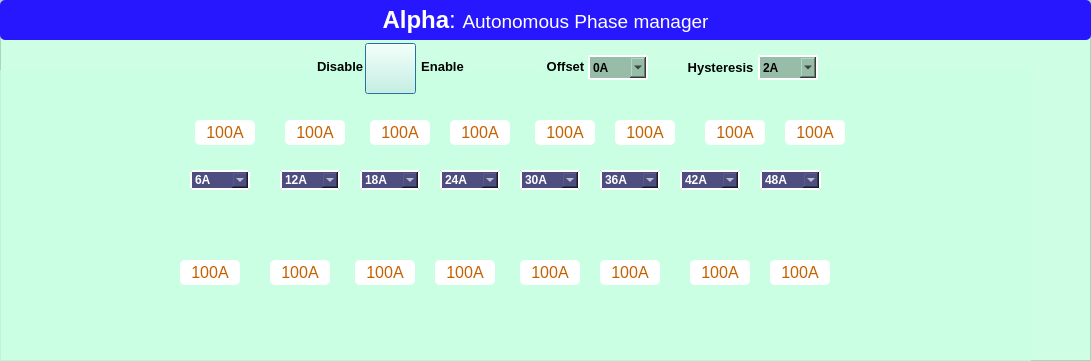
   <widget class="QFrame" name="frame_A">
    <property name="geometry">
     <rect>
      <x>0</x>
      <y>0</y>
      <width>1091</width>
      <height>361</height>
     </rect>
    </property>
    <property name="styleSheet">
     <string notr="true">background-color: rgba(201, 255, 226, 179);</string>
    </property>
    <property name="frameShape">
     <enum>QFrame::StyledPanel</enum>
    </property>
    <property name="frameShadow">
     <enum>QFrame::Raised</enum>
    </property>
    <widget class="QLabel" name="label_railA_main">
     <property name="geometry">
      <rect>
       <x>0</x>
       <y>0</y>
       <width>1091</width>
       <height>40</height>
      </rect>
     </property>
     <property name="font">
      <font>
       <family>Arial</family>
       <pointsize>18</pointsize>
      </font>
     </property>
     <property name="styleSheet">
      <string notr="true">background-color: rgb(38, 23, 255);
color: rgb(255, 255, 255);
border-radius:5px;</string>
     </property>
     <property name="text">
      <string>&lt;html&gt;&lt;head/&gt;&lt;body&gt;&lt;p&gt;&lt;span style=&quot; font-weight:600;&quot;&gt;Alpha&lt;/span&gt;: &lt;span style=&quot; font-size:14pt;&quot;&gt;Autonomous Phase manager&lt;/span&gt;&lt;/p&gt;&lt;/body&gt;&lt;/html&gt;</string>
     </property>
     <property name="alignment">
      <set>Qt::AlignCenter</set>
     </property>
    </widget>
    <widget class="QPushButton" name="pushButton_Enable_APD_railA">
     <property name="geometry">
      <rect>
       <x>365</x>
       <y>43</y>
       <width>51</width>
       <height>51</height>
      </rect>
     </property>
     <property name="mouseTracking">
      <bool>true</bool>
     </property>
     <property name="tabletTracking">
      <bool>true</bool>
     </property>
     <property name="styleSheet">
      <string notr="true">QPushButton{
border-image: url(:/C:/Users/MukeshChaudhary/PycharmProjects/pythonProject/GUI_IMAGE/but0.png);
}


QPushButton::hover {
border-image: url(:/C:/Users/MukeshChaudhary/PycharmProjects/pythonProject/GUI_IMAGE/but0_hover.png);
	}
</string>
     </property>
     <property name="text">
      <string/>
     </property>
     <property name="checkable">
      <bool>true</bool>
     </property>
     <property name="default">
      <bool>true</bool>
     </property>
    </widget>
    <widget class="QComboBox" name="comboBox_railA_coarse78">
     <property name="geometry">
      <rect>
       <x>680</x>
       <y>170</y>
       <width>60</width>
       <height>20</height>
      </rect>
     </property>
     <property name="styleSheet">
      <string notr="true">QComboBox{
font: 75 8pt &quot;MS Shell Dlg 2&quot;;
color: white;
background-color: rgb(77, 77, 127);
border-style:outset;
border-width:2px;
border-color:white;
font:bold;
border-radius:0px;
}

QListView {
background-color:lightgreen;
border-radius:0px;
}
</string>
     </property>
     <item>
      <property name="text">
       <string>42A</string>
      </property>
     </item>
     <item>
      <property name="text">
       <string>56A</string>
      </property>
     </item>
     <item>
      <property name="text">
       <string>70A</string>
      </property>
     </item>
     <item>
      <property name="text">
       <string>84A</string>
      </property>
     </item>
     <item>
      <property name="text">
       <string>98A</string>
      </property>
     </item>
     <item>
      <property name="text">
       <string>112A</string>
      </property>
     </item>
     <item>
      <property name="text">
       <string>140A</string>
      </property>
     </item>
     <item>
      <property name="text">
       <string>154A</string>
      </property>
     </item>
    </widget>
    <widget class="QComboBox" name="comboBox_railA_coarse67">
     <property name="geometry">
      <rect>
       <x>600</x>
       <y>170</y>
       <width>60</width>
       <height>20</height>
      </rect>
     </property>
     <property name="styleSheet">
      <string notr="true">QComboBox{
font: 75 8pt &quot;MS Shell Dlg 2&quot;;
color: white;
background-color: rgb(77, 77, 127);
border-style:outset;
border-width:2px;
border-color:white;
font:bold;
border-radius:0px;
}

QListView {
background-color:lightgreen;
border-radius:0px;
}
</string>
     </property>
     <item>
      <property name="text">
       <string>36A</string>
      </property>
     </item>
     <item>
      <property name="text">
       <string>48A</string>
      </property>
     </item>
     <item>
      <property name="text">
       <string>60A</string>
      </property>
     </item>
     <item>
      <property name="text">
       <string>72A</string>
      </property>
     </item>
     <item>
      <property name="text">
       <string>84A</string>
      </property>
     </item>
     <item>
      <property name="text">
       <string>96A</string>
      </property>
     </item>
     <item>
      <property name="text">
       <string>120A</string>
      </property>
     </item>
     <item>
      <property name="text">
       <string>132A</string>
      </property>
     </item>
    </widget>
    <widget class="QComboBox" name="comboBox_railA_coarse56">
     <property name="geometry">
      <rect>
       <x>520</x>
       <y>170</y>
       <width>60</width>
       <height>20</height>
      </rect>
     </property>
     <property name="styleSheet">
      <string notr="true">QComboBox{
font: 75 8pt &quot;MS Shell Dlg 2&quot;;
color: white;
background-color: rgb(77, 77, 127);
border-style:outset;
border-width:2px;
border-color:white;
font:bold;
border-radius:0px;
}

QListView {
background-color:lightgreen;
border-radius:0px;
}
</string>
     </property>
     <item>
      <property name="text">
       <string>30A</string>
      </property>
     </item>
     <item>
      <property name="text">
       <string>40A</string>
      </property>
     </item>
     <item>
      <property name="text">
       <string>50A</string>
      </property>
     </item>
     <item>
      <property name="text">
       <string>60A</string>
      </property>
     </item>
     <item>
      <property name="text">
       <string>70A</string>
      </property>
     </item>
     <item>
      <property name="text">
       <string>80A</string>
      </property>
     </item>
     <item>
      <property name="text">
       <string>100A</string>
      </property>
     </item>
     <item>
      <property name="text">
       <string>110A</string>
      </property>
     </item>
    </widget>
    <widget class="QComboBox" name="comboBox_railA_coarse34">
     <property name="geometry">
      <rect>
       <x>360</x>
       <y>170</y>
       <width>60</width>
       <height>20</height>
      </rect>
     </property>
     <property name="styleSheet">
      <string notr="true">QComboBox{
font: 75 8pt &quot;MS Shell Dlg 2&quot;;
color: white;
background-color: rgb(77, 77, 127);
border-style:outset;
border-width:2px;
border-color:white;
font:bold;
border-radius:0px;
}

QListView {
background-color:lightgreen;
border-radius:0px;
}
</string>
     </property>
     <item>
      <property name="text">
       <string>18A</string>
      </property>
     </item>
     <item>
      <property name="text">
       <string>24A</string>
      </property>
     </item>
     <item>
      <property name="text">
       <string>30A</string>
      </property>
     </item>
     <item>
      <property name="text">
       <string>36A</string>
      </property>
     </item>
     <item>
      <property name="text">
       <string>42A</string>
      </property>
     </item>
     <item>
      <property name="text">
       <string>48A</string>
      </property>
     </item>
     <item>
      <property name="text">
       <string>60A</string>
      </property>
     </item>
     <item>
      <property name="text">
       <string>66A</string>
      </property>
     </item>
    </widget>
    <widget class="QComboBox" name="comboBox_railA_coarse45">
     <property name="geometry">
      <rect>
       <x>440</x>
       <y>170</y>
       <width>60</width>
       <height>20</height>
      </rect>
     </property>
     <property name="styleSheet">
      <string notr="true">QComboBox{
font: 75 8pt &quot;MS Shell Dlg 2&quot;;
color: white;
background-color: rgb(77, 77, 127);
border-style:outset;
border-width:2px;
border-color:white;
font:bold;
border-radius:0px;
}

QListView {
background-color:lightgreen;
border-radius:0px;
}
</string>
     </property>
     <item>
      <property name="text">
       <string>24A</string>
      </property>
     </item>
     <item>
      <property name="text">
       <string>32A</string>
      </property>
     </item>
     <item>
      <property name="text">
       <string>40A</string>
      </property>
     </item>
     <item>
      <property name="text">
       <string>48A</string>
      </property>
     </item>
     <item>
      <property name="text">
       <string>56A</string>
      </property>
     </item>
     <item>
      <property name="text">
       <string>64A</string>
      </property>
     </item>
     <item>
      <property name="text">
       <string>80A</string>
      </property>
     </item>
     <item>
      <property name="text">
       <string>88A</string>
      </property>
     </item>
    </widget>
    <widget class="QComboBox" name="comboBox_railA_coarse89">
     <property name="geometry">
      <rect>
       <x>760</x>
       <y>170</y>
       <width>61</width>
       <height>20</height>
      </rect>
     </property>
     <property name="styleSheet">
      <string notr="true">QComboBox{
font: 75 8pt &quot;MS Shell Dlg 2&quot;;
color: white;
background-color: rgb(77, 77, 127);
border-style:outset;
border-width:2px;
border-color:white;
font:bold;
border-radius:0px;
}

QListView {
background-color:lightgreen;
border-radius:0px;
}
</string>
     </property>
     <item>
      <property name="text">
       <string>48A</string>
      </property>
     </item>
     <item>
      <property name="text">
       <string>64A</string>
      </property>
     </item>
     <item>
      <property name="text">
       <string>80A</string>
      </property>
     </item>
     <item>
      <property name="text">
       <string>96A</string>
      </property>
     </item>
     <item>
      <property name="text">
       <string>112A</string>
      </property>
     </item>
     <item>
      <property name="text">
       <string>128A</string>
      </property>
     </item>
     <item>
      <property name="text">
       <string>160A</string>
      </property>
     </item>
     <item>
      <property name="text">
       <string>176A</string>
      </property>
     </item>
    </widget>
    <widget class="QComboBox" name="comboBox_railA_coarse12">
     <property name="geometry">
      <rect>
       <x>190</x>
       <y>170</y>
       <width>60</width>
       <height>20</height>
      </rect>
     </property>
     <property name="styleSheet">
      <string notr="true">QComboBox{
font: 75 8pt &quot;MS Shell Dlg 2&quot;;
color: white;
background-color: rgb(77, 77, 127);
border-style:outset;
border-width:2px;
border-color:white;
font:bold;
border-radius:0px;
}

QListView {
background-color:lightgreen;
border-radius:0px;
}
</string>
     </property>
     <item>
      <property name="text">
       <string>6A</string>
      </property>
     </item>
     <item>
      <property name="text">
       <string>8A</string>
      </property>
     </item>
     <item>
      <property name="text">
       <string>10A</string>
      </property>
     </item>
     <item>
      <property name="text">
       <string>12A</string>
      </property>
     </item>
     <item>
      <property name="text">
       <string>14A</string>
      </property>
     </item>
     <item>
      <property name="text">
       <string>16A</string>
      </property>
     </item>
     <item>
      <property name="text">
       <string>20A</string>
      </property>
     </item>
     <item>
      <property name="text">
       <string>22A</string>
      </property>
     </item>
    </widget>
    <widget class="QComboBox" name="comboBox_railA_coarse23">
     <property name="geometry">
      <rect>
       <x>280</x>
       <y>170</y>
       <width>60</width>
       <height>20</height>
      </rect>
     </property>
     <property name="styleSheet">
      <string notr="true">QComboBox{
font: 75 8pt &quot;MS Shell Dlg 2&quot;;
color: white;
background-color: rgb(77, 77, 127);
border-style:outset;
border-width:2px;
border-color:white;
font:bold;
border-radius:0px;
}

QListView {
background-color:lightgreen;
border-radius:0px;
}
</string>
     </property>
     <item>
      <property name="text">
       <string>12A</string>
      </property>
     </item>
     <item>
      <property name="text">
       <string>16A</string>
      </property>
     </item>
     <item>
      <property name="text">
       <string>20A</string>
      </property>
     </item>
     <item>
      <property name="text">
       <string>24A</string>
      </property>
     </item>
     <item>
      <property name="text">
       <string>28A</string>
      </property>
     </item>
     <item>
      <property name="text">
       <string>32A</string>
      </property>
     </item>
     <item>
      <property name="text">
       <string>40A</string>
      </property>
     </item>
     <item>
      <property name="text">
       <string>44A</string>
      </property>
     </item>
    </widget>
    <widget class="QComboBox" name="comboBox_offset_railA">
     <property name="geometry">
      <rect>
       <x>588</x>
       <y>55</y>
       <width>60</width>
       <height>25</height>
      </rect>
     </property>
     <property name="styleSheet">
      <string notr="true">QComboBox{
font: 75 10pt &quot;MS Shell Dlg 2&quot;;
color: black;

	background-color: rgb(151, 188, 168);
border-style:outset;
border-width:2px;
border-color:white;
font:bold;
border-radius:0px;
}

QListView {
background-color:lightgreen;
border-radius:0px;
}
</string>
     </property>
     <item>
      <property name="text">
       <string>0A</string>
      </property>
     </item>
     <item>
      <property name="text">
       <string>2A</string>
      </property>
     </item>
     <item>
      <property name="text">
       <string>4A</string>
      </property>
     </item>
     <item>
      <property name="text">
       <string>6A</string>
      </property>
     </item>
    </widget>
    <widget class="QComboBox" name="comboBox_hysteresis_railA">
     <property name="geometry">
      <rect>
       <x>758</x>
       <y>55</y>
       <width>60</width>
       <height>25</height>
      </rect>
     </property>
     <property name="styleSheet">
      <string notr="true">QComboBox{
font: 75 10pt &quot;MS Shell Dlg 2&quot;;
color: black;

	background-color: rgb(151, 188, 168);
border-style:outset;
border-width:2px;
border-color:white;
font:bold;
border-radius:0px;
}

QListView {
background-color:lightgreen;
border-radius:0px;
}
</string>
     </property>
     <item>
      <property name="text">
       <string>2A</string>
      </property>
     </item>
     <item>
      <property name="text">
       <string>3A</string>
      </property>
     </item>
     <item>
      <property name="text">
       <string>4A</string>
      </property>
     </item>
     <item>
      <property name="text">
       <string>6A</string>
      </property>
     </item>
    </widget>
    <widget class="QLabel" name="label_DisableA">
     <property name="geometry">
      <rect>
       <x>317</x>
       <y>60</y>
       <width>47</width>
       <height>13</height>
      </rect>
     </property>
     <property name="font">
      <font>
       <family>Arial</family>
       <pointsize>10</pointsize>
       <weight>75</weight>
       <bold>true</bold>
      </font>
     </property>
     <property name="styleSheet">
      <string notr="true">color: rgb(0, 170, 127);
color: rgb(0, 0, 0);</string>
     </property>
     <property name="text">
      <string>Disable</string>
     </property>
    </widget>
    <widget class="QLabel" name="label_EnableA">
     <property name="geometry">
      <rect>
       <x>420</x>
       <y>60</y>
       <width>45</width>
       <height>13</height>
      </rect>
     </property>
     <property name="font">
      <font>
       <family>Arial</family>
       <pointsize>10</pointsize>
       <weight>75</weight>
       <bold>true</bold>
      </font>
     </property>
     <property name="styleSheet">
      <string notr="true">color: rgb(0, 170, 127);
color: rgb(0, 0, 0);</string>
     </property>
     <property name="text">
      <string>Enable</string>
     </property>
     <property name="alignment">
      <set>Qt::AlignCenter</set>
     </property>
    </widget>
    <widget class="QLabel" name="label_offsetA">
     <property name="geometry">
      <rect>
       <x>543</x>
       <y>60</y>
       <width>45</width>
       <height>13</height>
      </rect>
     </property>
     <property name="font">
      <font>
       <family>Arial</family>
       <pointsize>10</pointsize>
       <weight>75</weight>
       <bold>true</bold>
      </font>
     </property>
     <property name="styleSheet">
      <string notr="true">color: rgb(0, 170, 127);
color: rgb(0, 0, 0);</string>
     </property>
     <property name="text">
      <string>Offset</string>
     </property>
     <property name="alignment">
      <set>Qt::AlignCenter</set>
     </property>
    </widget>
    <widget class="QLabel" name="label_hysteresisA">
     <property name="geometry">
      <rect>
       <x>688</x>
       <y>60</y>
       <width>65</width>
       <height>15</height>
      </rect>
     </property>
     <property name="font">
      <font>
       <family>Arial</family>
       <pointsize>10</pointsize>
       <weight>75</weight>
       <bold>true</bold>
      </font>
     </property>
     <property name="styleSheet">
      <string notr="true">color: rgb(0, 170, 127);
color: rgb(0, 0, 0);</string>
     </property>
     <property name="text">
      <string>Hysteresis</string>
     </property>
     <property name="alignment">
      <set>Qt::AlignCenter</set>
     </property>
    </widget>
    <widget class="QLabel" name="label_railA_arrow_img">
     <property name="geometry">
      <rect>
       <x>0</x>
       <y>70</y>
       <width>1031</width>
       <height>291</height>
      </rect>
     </property>
     <property name="styleSheet">
      <string notr="true">image: url(:/C:/Users/MukeshChaudhary/PycharmProjects/pythonProject/GUI_IMAGE/horizontal_arrowA.png);</string>
     </property>
     <property name="text">
      <string/>
     </property>
    </widget>
    <widget class="QLabel" name="label_display89_railA">
     <property name="geometry">
      <rect>
       <x>785</x>
       <y>120</y>
       <width>60</width>
       <height>25</height>
      </rect>
     </property>
     <property name="font">
      <font>
       <pointsize>12</pointsize>
      </font>
     </property>
     <property name="styleSheet">
      <string notr="true">background-color: rgb(255, 255, 255);
color: rgb(195, 97, 0);
border-radius:5px;
</string>
     </property>
     <property name="text">
      <string>100A</string>
     </property>
     <property name="alignment">
      <set>Qt::AlignCenter</set>
     </property>
    </widget>
    <widget class="QLabel" name="label_display78_railA">
     <property name="geometry">
      <rect>
       <x>705</x>
       <y>120</y>
       <width>60</width>
       <height>25</height>
      </rect>
     </property>
     <property name="font">
      <font>
       <pointsize>12</pointsize>
      </font>
     </property>
     <property name="styleSheet">
      <string notr="true">background-color: rgb(255, 255, 255);
color: rgb(195, 97, 0);
border-radius:5px;
</string>
     </property>
     <property name="text">
      <string>100A</string>
     </property>
     <property name="alignment">
      <set>Qt::AlignCenter</set>
     </property>
    </widget>
    <widget class="QLabel" name="label_display12_railA">
     <property name="geometry">
      <rect>
       <x>195</x>
       <y>120</y>
       <width>60</width>
       <height>25</height>
      </rect>
     </property>
     <property name="font">
      <font>
       <pointsize>12</pointsize>
      </font>
     </property>
     <property name="styleSheet">
      <string notr="true">background-color: rgb(255, 255, 255);
color: rgb(195, 97, 0);
border-radius:5px;
</string>
     </property>
     <property name="text">
      <string>100A</string>
     </property>
     <property name="alignment">
      <set>Qt::AlignCenter</set>
     </property>
    </widget>
    <widget class="QLabel" name="label_display23_railA">
     <property name="geometry">
      <rect>
       <x>285</x>
       <y>120</y>
       <width>60</width>
       <height>25</height>
      </rect>
     </property>
     <property name="font">
      <font>
       <pointsize>12</pointsize>
      </font>
     </property>
     <property name="styleSheet">
      <string notr="true">background-color: rgb(255, 255, 255);
color: rgb(195, 97, 0);
border-radius:5px;
</string>
     </property>
     <property name="text">
      <string>100A</string>
     </property>
     <property name="alignment">
      <set>Qt::AlignCenter</set>
     </property>
    </widget>
    <widget class="QLabel" name="label_display34_railA">
     <property name="geometry">
      <rect>
       <x>370</x>
       <y>120</y>
       <width>60</width>
       <height>25</height>
      </rect>
     </property>
     <property name="font">
      <font>
       <pointsize>12</pointsize>
      </font>
     </property>
     <property name="styleSheet">
      <string notr="true">background-color: rgb(255, 255, 255);
color: rgb(195, 97, 0);
border-radius:5px;
</string>
     </property>
     <property name="text">
      <string>100A</string>
     </property>
     <property name="alignment">
      <set>Qt::AlignCenter</set>
     </property>
    </widget>
    <widget class="QLabel" name="label_display45_railA">
     <property name="geometry">
      <rect>
       <x>450</x>
       <y>120</y>
       <width>60</width>
       <height>25</height>
      </rect>
     </property>
     <property name="font">
      <font>
       <pointsize>12</pointsize>
      </font>
     </property>
     <property name="styleSheet">
      <string notr="true">background-color: rgb(255, 255, 255);
color: rgb(195, 97, 0);
border-radius:5px;
</string>
     </property>
     <property name="text">
      <string>100A</string>
     </property>
     <property name="alignment">
      <set>Qt::AlignCenter</set>
     </property>
    </widget>
    <widget class="QLabel" name="label_display56_railA">
     <property name="geometry">
      <rect>
       <x>535</x>
       <y>120</y>
       <width>60</width>
       <height>25</height>
      </rect>
     </property>
     <property name="font">
      <font>
       <pointsize>12</pointsize>
      </font>
     </property>
     <property name="styleSheet">
      <string notr="true">background-color: rgb(255, 255, 255);
color: rgb(195, 97, 0);
border-radius:5px;
</string>
     </property>
     <property name="text">
      <string>100A</string>
     </property>
     <property name="alignment">
      <set>Qt::AlignCenter</set>
     </property>
    </widget>
    <widget class="QLabel" name="label_display67_railA">
     <property name="geometry">
      <rect>
       <x>615</x>
       <y>120</y>
       <width>60</width>
       <height>25</height>
      </rect>
     </property>
     <property name="font">
      <font>
       <pointsize>12</pointsize>
      </font>
     </property>
     <property name="styleSheet">
      <string notr="true">background-color: rgb(255, 255, 255);
color: rgb(195, 97, 0);
border-radius:5px;
</string>
     </property>
     <property name="text">
      <string>100A</string>
     </property>
     <property name="alignment">
      <set>Qt::AlignCenter</set>
     </property>
    </widget>
    <widget class="QLabel" name="label_displayH45_railA">
     <property name="geometry">
      <rect>
       <x>435</x>
       <y>260</y>
       <width>60</width>
       <height>25</height>
      </rect>
     </property>
     <property name="font">
      <font>
       <pointsize>12</pointsize>
      </font>
     </property>
     <property name="styleSheet">
      <string notr="true">background-color: rgb(255, 255, 255);
color: rgb(195, 97, 0);
border-radius:5px;
</string>
     </property>
     <property name="text">
      <string>100A</string>
     </property>
     <property name="alignment">
      <set>Qt::AlignCenter</set>
     </property>
    </widget>
    <widget class="QLabel" name="label_displayH67_railA">
     <property name="geometry">
      <rect>
       <x>600</x>
       <y>260</y>
       <width>60</width>
       <height>25</height>
      </rect>
     </property>
     <property name="font">
      <font>
       <pointsize>12</pointsize>
      </font>
     </property>
     <property name="styleSheet">
      <string notr="true">background-color: rgb(255, 255, 255);
color: rgb(195, 97, 0);
border-radius:5px;
</string>
     </property>
     <property name="text">
      <string>100A</string>
     </property>
     <property name="alignment">
      <set>Qt::AlignCenter</set>
     </property>
    </widget>
    <widget class="QLabel" name="label_displayH23_railA">
     <property name="geometry">
      <rect>
       <x>270</x>
       <y>260</y>
       <width>60</width>
       <height>25</height>
      </rect>
     </property>
     <property name="font">
      <font>
       <pointsize>12</pointsize>
      </font>
     </property>
     <property name="styleSheet">
      <string notr="true">background-color: rgb(255, 255, 255);
color: rgb(195, 97, 0);
border-radius:5px;
</string>
     </property>
     <property name="text">
      <string>100A</string>
     </property>
     <property name="alignment">
      <set>Qt::AlignCenter</set>
     </property>
    </widget>
    <widget class="QLabel" name="label_displayH89_railA">
     <property name="geometry">
      <rect>
       <x>770</x>
       <y>260</y>
       <width>60</width>
       <height>25</height>
      </rect>
     </property>
     <property name="font">
      <font>
       <pointsize>12</pointsize>
      </font>
     </property>
     <property name="styleSheet">
      <string notr="true">background-color: rgb(255, 255, 255);
color: rgb(195, 97, 0);
border-radius:5px;
</string>
     </property>
     <property name="text">
      <string>100A</string>
     </property>
     <property name="alignment">
      <set>Qt::AlignCenter</set>
     </property>
    </widget>
    <widget class="QLabel" name="label_displayH12_railA">
     <property name="geometry">
      <rect>
       <x>180</x>
       <y>260</y>
       <width>60</width>
       <height>25</height>
      </rect>
     </property>
     <property name="font">
      <font>
       <pointsize>12</pointsize>
      </font>
     </property>
     <property name="styleSheet">
      <string notr="true">background-color: rgb(255, 255, 255);
color: rgb(195, 97, 0);
border-radius:5px;
</string>
     </property>
     <property name="text">
      <string>100A</string>
     </property>
     <property name="alignment">
      <set>Qt::AlignCenter</set>
     </property>
    </widget>
    <widget class="QLabel" name="label_displayH34_railA">
     <property name="geometry">
      <rect>
       <x>355</x>
       <y>260</y>
       <width>60</width>
       <height>25</height>
      </rect>
     </property>
     <property name="font">
      <font>
       <pointsize>12</pointsize>
      </font>
     </property>
     <property name="styleSheet">
      <string notr="true">background-color: rgb(255, 255, 255);
color: rgb(195, 97, 0);
border-radius:5px;
</string>
     </property>
     <property name="text">
      <string>100A</string>
     </property>
     <property name="alignment">
      <set>Qt::AlignCenter</set>
     </property>
    </widget>
    <widget class="QLabel" name="label_displayH78_railA">
     <property name="geometry">
      <rect>
       <x>690</x>
       <y>260</y>
       <width>60</width>
       <height>25</height>
      </rect>
     </property>
     <property name="font">
      <font>
       <pointsize>12</pointsize>
      </font>
     </property>
     <property name="styleSheet">
      <string notr="true">background-color: rgb(255, 255, 255);
color: rgb(195, 97, 0);
border-radius:5px;
</string>
     </property>
     <property name="text">
      <string>100A</string>
     </property>
     <property name="alignment">
      <set>Qt::AlignCenter</set>
     </property>
    </widget>
    <widget class="QLabel" name="label_displayH56_railA">
     <property name="geometry">
      <rect>
       <x>520</x>
       <y>260</y>
       <width>60</width>
       <height>25</height>
      </rect>
     </property>
     <property name="font">
      <font>
       <pointsize>12</pointsize>
      </font>
     </property>
     <property name="styleSheet">
      <string notr="true">background-color: rgb(255, 255, 255);
color: rgb(195, 97, 0);
border-radius:5px;
</string>
     </property>
     <property name="text">
      <string>100A</string>
     </property>
     <property name="alignment">
      <set>Qt::AlignCenter</set>
     </property>
    </widget>
    <zorder>label_railA_main</zorder>
    <zorder>label_railA_arrow_img</zorder>
    <zorder>comboBox_railA_coarse89</zorder>
    <zorder>comboBox_railA_coarse12</zorder>
    <zorder>comboBox_railA_coarse23</zorder>
    <zorder>comboBox_railA_coarse34</zorder>
    <zorder>comboBox_railA_coarse45</zorder>
    <zorder>comboBox_railA_coarse56</zorder>
    <zorder>comboBox_railA_coarse67</zorder>
    <zorder>comboBox_railA_coarse78</zorder>
    <zorder>label_display89_railA</zorder>
    <zorder>label_display78_railA</zorder>
    <zorder>label_display12_railA</zorder>
    <zorder>label_display23_railA</zorder>
    <zorder>label_display34_railA</zorder>
    <zorder>label_display45_railA</zorder>
    <zorder>label_display56_railA</zorder>
    <zorder>label_display67_railA</zorder>
    <zorder>label_displayH45_railA</zorder>
    <zorder>label_displayH67_railA</zorder>
    <zorder>label_displayH23_railA</zorder>
    <zorder>label_displayH89_railA</zorder>
    <zorder>label_displayH12_railA</zorder>
    <zorder>label_displayH34_railA</zorder>
    <zorder>label_displayH78_railA</zorder>
    <zorder>label_displayH56_railA</zorder>
    <zorder>label_DisableA</zorder>
    <zorder>pushButton_Enable_APD_railA</zorder>
    <zorder>label_EnableA</zorder>
    <zorder>label_offsetA</zorder>
    <zorder>comboBox_offset_railA</zorder>
    <zorder>comboBox_hysteresis_railA</zorder>
    <zorder>label_hysteresisA</zorder>
   </widget>
